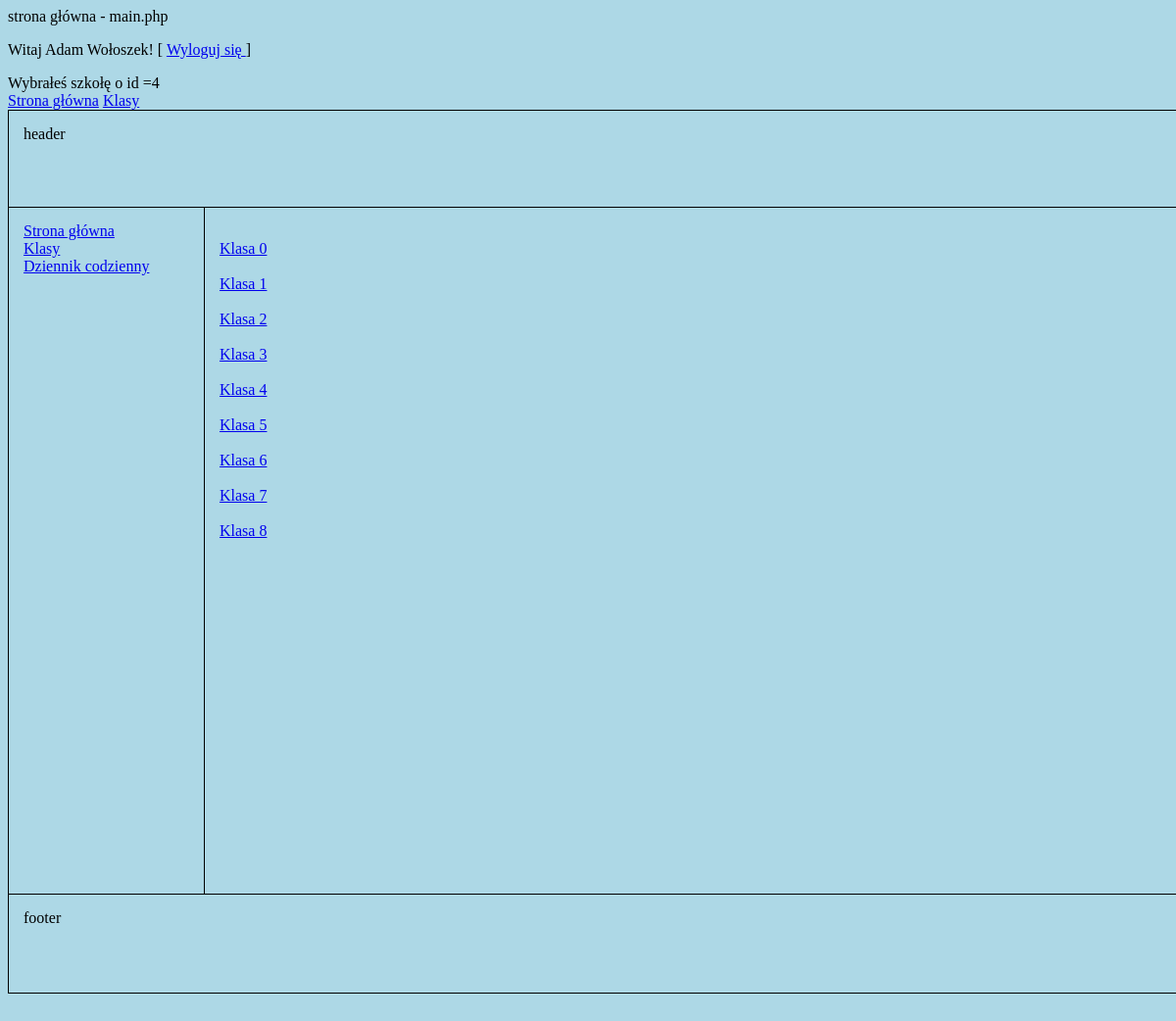
Screenshot of /klasy.php?school_id=4 (signed in) with the database file from the repository.
### tables this page shows
CREATE TABLE `class` (
  `Id` int(11) NOT NULL,
  `Class` varchar(60) NOT NULL,
  `Profile` varchar(20) DEFAULT NULL,
  `Id_School` int(11) NOT NULL
);

### klasy.php (the view, shortened to what this page needs)
<html lang="pl">
<head>
    <link rel="stylesheet" href="style.css">
</head>
<body>
    <?php
		echo "<p>Witaj ".$_SESSION['imie']." ".$_SESSION['nazwisko'].'! [ <a href="logout.php">Wyloguj się </a>]</p>';
		$school_id = $_GET['school_id'];
		echo "Wybrałeś szkołę o id =" . $school_id . " ";
		echo '<br><a href="main.php?school_id='.$school_id.' ">Strona główna</a> ';
		echo '<a href="klasy.php?school_id='.$school_id.' ">Klasy</a><br>';
	?>
	<div id="container">
		<div id="header">
			header
		</div>
		<div id="nav">
			<?php
				echo '<a href="main.php?school_id='.$school_id.' ">Strona główna</a><br>';
				echo '<a href="klasy.php?school_id='.$school_id.' ">Klasy</a><br>';
				echo '<a href="dziennik.php?school_id='.$school_id.' ">Dziennik codzienny</a><br>';
			?>
		</div>
		<div id="content">
			<?php
				require_once "connect_edziennik.php";
				$conn = @new mysqli($servername, $username, $password, $dbname);
				if($conn->connect_errno!=0)
				{
					echo "Błąd połączenia".$conn->connect_errno()."\n";
				}
				else
				{
					$sql = "SELECT * FROM class WHERE Id_School = $school_id";
					$result = $conn->query($sql);
					if($result)
					{
						$number_of_rows = $result->num_rows;
						if($number_of_rows>0)
						{
							while($row = $result->fetch_assoc())
							{
								echo '<br><a href="klasa.php?school_id='.$school_id.'&class_id='.$row['Id'].'">';
									echo $row["Class"];
								echo '</a><br>';
							}
						}
						else
						{
							echo "<br>[ brak ]";
						}
					}
				}
			?>
		</div>
		<div id="footer">
			footer
		</div>
	</div>
</body>
</html>

### style.css (style rules this page uses)
body { background-color: lightblue; }
#container { margin-left: auto; margin-right: auto; border: 1px solid black; width: 1200px; height: 900px; }
#header { border-bottom: 1px solid black; box-sizing: border-box; height: 99px; padding: 15px; }
#nav { border-right: 1px solid black; box-sizing: border-box; width: 200px; height: 700px; float: left; padding: 15px; }
#content { width: 970px; height: 670px; float: left; padding: 15px; }
#footer { padding: 15px; clear: both; height:99px; width: 1170px; border-top: 1px solid black; }

### rows the page displays
class: Class "Klasa 0"
class: Class "Klasa 1"
class: Class "Klasa 2"
class: Class "Klasa 3"
class: Class "Klasa 4"
class: Class "Klasa 5"
class: Class "Klasa 6"
class: Class "Klasa 7"
class: Class "Klasa 8"

### other values shown
$_SESSION['imie'] "Adam"
$_SESSION['nazwisko'] "Wołoszek"
$school_id "4"
